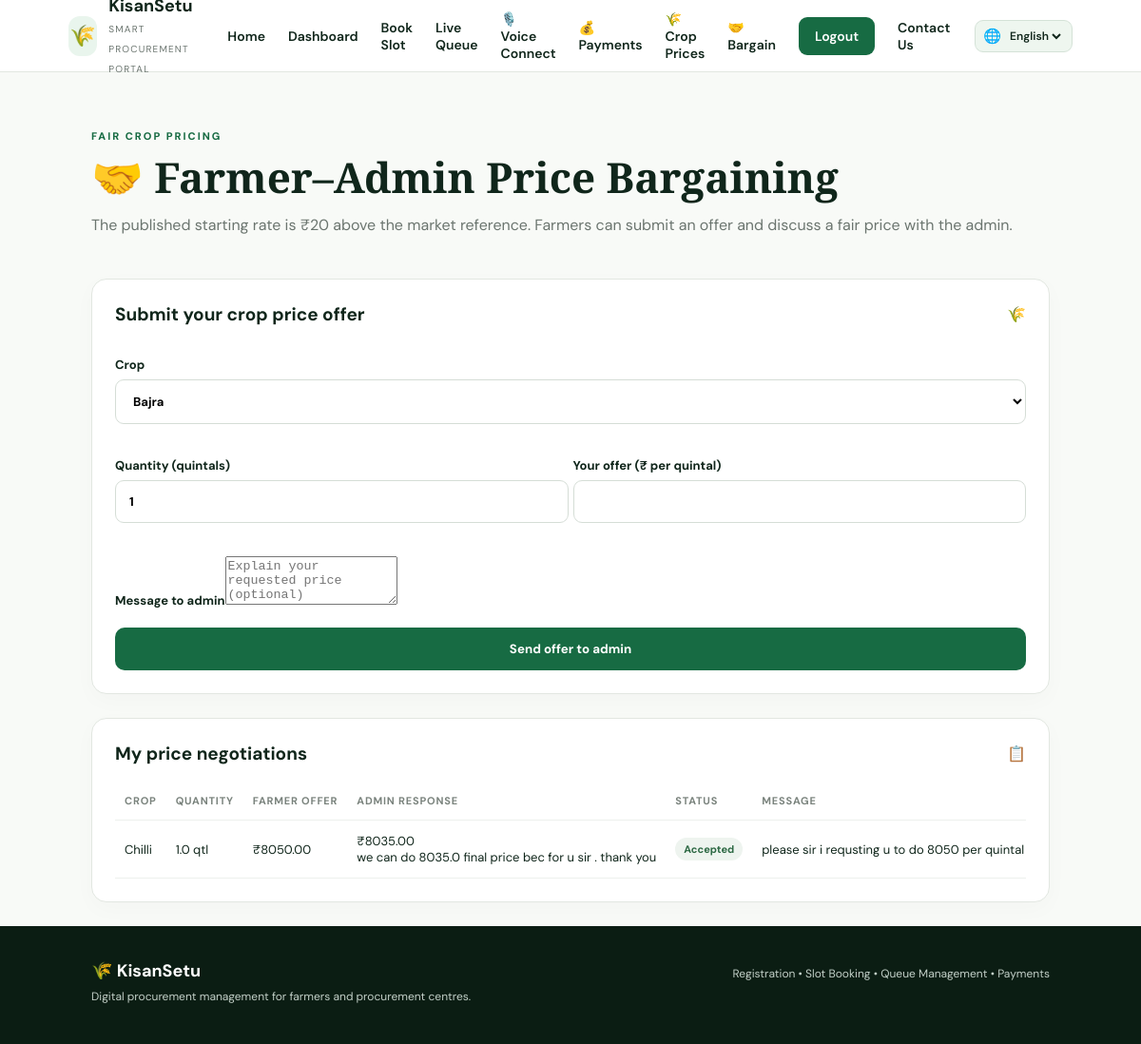
The page /bargaining (signed in) on the database its author committed.
### tables this page shows
CREATE TABLE price_bargains (
        id INTEGER PRIMARY KEY AUTOINCREMENT,
        farmer_id INTEGER NOT NULL,
        crop TEXT NOT NULL,
        quantity_quintals REAL NOT NULL DEFAULT 1,
        farmer_offer REAL NOT NULL,
        admin_offer REAL,
        status TEXT NOT NULL DEFAULT 'Pending',
        farmer_message TEXT NOT NULL DEFAULT '',
        admin_message TEXT NOT NULL DEFAULT '',
        created_at TEXT NOT NULL,
        updated_at TEXT NOT NULL,
        FOREIGN KEY(farmer_id) REFERENCES farmers(id)
    );

### app.py (the view, shortened to what this page needs)
@app.route("/bargaining", methods=["GET", "POST"])
def price_bargaining():
    is_admin = bool(session.get("admin_logged_in"))
    if not is_admin and not farmer_required():
        return redirect(url_for("login"))
    conn = get_db()
    if is_admin:
        bargains = conn.execute("SELECT b.*, f.name AS farmer_name, f.phone, f.village FROM price_bargains b JOIN farmers f ON f.id=b.farmer_id ORDER BY b.id DESC").fetchall()
        prices = conn.execute("SELECT crop FROM crop_prices ORDER BY crop COLLATE NOCASE").fetchall()
    else:
        bargains = conn.execute("SELECT * FROM price_bargains WHERE farmer_id=? ORDER BY id DESC", (session["farmer_id"],)).fetchall()
        prices = conn.execute("SELECT crop FROM crop_prices ORDER BY crop COLLATE NOCASE").fetchall()
    conn.close()
    return render_template("bargaining.html", bargains=bargains, prices=prices, is_admin=is_admin)

### app.py (called while the page is built)
def current_language():
    lang = session.get("language") or request.cookies.get("kisansetu_language") or DEFAULT_LANGUAGE
    return lang if lang in SUPPORTED_LANGUAGES else DEFAULT_LANGUAGE

def t(key, **kwargs):
    lang = current_language()
    value = TRANSLATIONS.get(lang, {}).get(key, TRANSLATIONS.get(DEFAULT_LANGUAGE, {}).get(key, key))
    try:
        return value.format(**kwargs)
    except (KeyError, IndexError, ValueError):
        return value

def safe_key(value):
    return str(value).strip().lower().replace(" ", "_").replace("/", "_")

def crop_label(value):
    key = f"crop_{safe_key(value)}"
    return t(key) if key in TRANSLATIONS.get(DEFAULT_LANGUAGE, {}) else value

@app.context_processor
def inject_i18n():
    return {
        "t": t,
        "current_language": current_language(),
        "supported_languages": SUPPORTED_LANGUAGES,
        "translations_for_js": TRANSLATIONS.get(current_language(), TRANSLATIONS[DEFAULT_LANGUAGE]),
        "translations_en_for_js": TRANSLATIONS.get(DEFAULT_LANGUAGE, {}),
        "crop_label": crop_label,
        "status_label": status_label,
        "notification_label": notification_label,
    }

@app.before_request
def restore_language():
    lang = request.args.get("lang")
    if lang in SUPPORTED_LANGUAGES:
        session["language"] = lang

def get_db():
    conn = sqlite3.connect(DB)
    conn.row_factory = sqlite3.Row
    return conn

def farmer_required():
    return "farmer_id" in session

### templates/bargaining.html (shortened to what this page needs)
{% extends "base.html" %}{% block title %}Price Bargaining | KisanSetu{% endblock %}{% block content %}
<section class="dashboard-head"><div><span class="eyebrow">FAIR CROP PRICING</span><h1>🤝 Farmer–Admin Price Bargaining</h1><p>The published starting rate is ₹20 above the market reference. Farmers can submit an offer and discuss a fair price with the admin.</p></div></section>
{% if not is_admin %}<section class="panel"><div class="panel-title"><h2>Submit your crop price offer</h2><span>🌾</span></div><form method="post" class="admin-form"><label>Crop<select name="crop" required>{% for p in prices %}<option value="{{ p['crop'] }}">{{ crop_label(p['crop']) }}</option>{% endfor %}<option value="Other">Other</option></select></label><label>Quantity (quintals)<input type="number" name="quantity_quintals" min="0.01" step="0.01" value="1" required></label><label>Your offer (₹ per quintal)<input type="number" name="farmer_offer" min="0.01" step="0.01" required></label><label>Message to admin<textarea name="farmer_message" rows="3" maxlength="1000" placeholder="Explain your requested price (optional)"></textarea></label><button class="btn primary" type="submit">Send offer to admin</button></form></section>{% endif %}
<section class="panel"><div class="panel-title"><h2>{% if is_admin %}Farmer offers to review{% else %}My price negotiations{% endif %}</h2><span>📋</span></div>
{% if bargains %}<div class="table-wrap"><table><thead><tr><th>Crop</th><th>Quantity</th><th>Farmer offer</th><th>Admin response</th><th>Status</th><th>Message</th></tr></thead><tbody>{% for b in bargains %}<tr><td>{{ crop_label(b['crop']) }}</td><td>{{ b['quantity_quintals'] }} qtl</td><td>₹{{ '%.2f'|format(b['farmer_offer']) }}</td><td>{% if b['admin_offer'] is not none %}₹{{ '%.2f'|format(b['admin_offer']) }}{% else %}—{% endif %}<br>{{ b['admin_message'] }}</td><td><span class="badge">{{ b['status'] }}</span></td><td>{{ b['farmer_message'] }}</td></tr>{% endfor %}</tbody></table></div>{% else %}<div class="empty">{% if is_admin %}No farmer offers yet.{% else %}You have not submitted a price offer yet.{% endif %}</div>{% endif %}</section>{% endblock %}

### static/css/style.css (style rules this page uses)
:root { --green:#176b43;--green2:#23935b;--dark:#10261b;--cream:#f7f4e9;--gold:#dcae35; --white:#fff;--muted:#6b756f;--line:#e2e7e1;--shadow:0 18px 50px rgba(16,38,27,.09); }
* { box-sizing:border-box }
body { margin:0;background:#f8faf7;color:var(--dark);font-family:"DM Sans",sans-serif }
.eyebrow { font-size:11px;font-weight:800;letter-spacing:2px;color:var(--green);display:inline-block }
.btn { display:inline-flex;align-items:center;justify-content:center;border:0;cursor:pointer;padding:14px 21px;border-radius:10px;font-weight:700;font-family:inherit }
.btn.primary { background:var(--green);color:#fff }
.form-panel label,.admin-form label { display:block;font-size:13px;font-weight:700;margin:15px 0 }
.form-panel input,.form-panel select,.admin-form input,.admin-form select,.booking-card input,.booking-card select { display:block;width:100%;margin-top:7px;padding:13px 14px;border:1px solid #d5ddd6;border-radius:9px;background:#fff;font:inherit;outline:none }
.dashboard-head { padding:55px 8% 30px;display:flex;justify-content:space-between;align-items:center;gap:20px }
.dashboard-head h1,.queue-head h1,.booking-intro h1 { font:700 44px/1.1 "Playfair Display",serif;margin:10px 0 }
.dashboard-head p,.queue-head p { color:var(--muted) }
.panel { background:#fff;border:1px solid var(--line);border-radius:16px;padding:24px;margin:0 8% 25px;box-shadow:0 7px 25px rgba(0,0,0,.025) }
.panel-title { display:flex;align-items:center;justify-content:space-between;margin-bottom:17px }
.panel-title h2 { font-size:19px;margin:0 }
.table-wrap { overflow-x:auto }
table { width:100%;border-collapse:collapse;font-size:13px }
th,td { text-align:left;padding:13px 10px;border-bottom:1px solid #edf0ed;white-space:nowrap }
th { font-size:11px;text-transform:uppercase;letter-spacing:.8px;color:#7a837d }
.badge { display:inline-block;background:#eef4ef;color:#2d6944;padding:5px 9px;border-radius:999px;font-size:11px;font-weight:700 }
.admin-form { display:grid;grid-template-columns:1fr 1fr;gap:5px }
.admin-form label:nth-child(1),.admin-form button { grid-column:1/-1 }

### rows shown on the page
price_bargains: crop "Chilli", quantity_quintals "1.0", farmer_offer "8050.00", admin_offer "8035.00", admin_message "we can do 8035.0 final price bec for u sir . thank you", status "Accepted", farmer_message "please sir i requsting u to do 8050 per quintal"

### other values the page prints
{{ t('smart_procurement') }} "SMART PROCUREMENT PORTAL"
{{ t('home') }} "Home"
{{ t('dashboard') }} "Dashboard"
{{ t('book_slot') }} "Book Slot"
{{ t('live_queue') }} "Live Queue"
{{ t('voice_connect') }} "Voice Connect"
{{ t('payments') }} "Payments"
{{ t('crop_prices') }} "Crop Prices"
{{ t('bargain') }} "Bargain"
{{ t('logout') }} "Logout"
{{ t('contact_us') }} "Contact Us"
{{ t('footer_desc') }} "Digital procurement management for farmers and procurement centres."
{{ t('footer_features') }} "Registration • Slot Booking • Queue Management • Payments"
form field value "English"
form field crop "Bajra"
